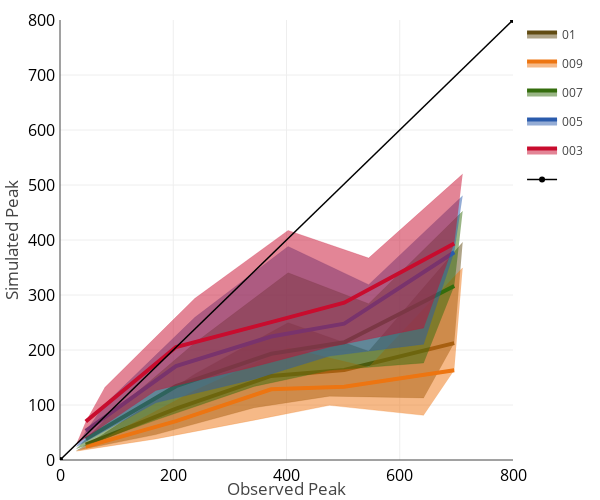

The cell this chart's notebook holds for it:
### Code cell
ObsList = []
SimList = []
Texto = []
Nombres = []
Color = []
Alpha = []

for qmax, tl,op in zip(QmaxS, TlValues, [0.75,0.75,0.75,0.75,0.75]):
    ObsList.append(Qmax)
    SimList.append(qmax)
    Texto.append(tl)
    Nombres.append(tl)
    Color.append(ColorModels[tl])
    Alpha.append(op)

div, fig = Dispersion(ObsList, SimList, np.linspace(0,750,6), Percent=[25,50,75],
    Color = Color, Texto = Texto, Nombres = Nombres,
    width=600, height=500, rangoX=[0,800], rangoY=[0,800], 
    xLabel = 'Observed Peak', yLabel = 'Simulated Peak',
    )

### Figure 1 — Plotly figure (JSON) as saved in the notebook; plotly's stock layout.template omitted (floating-point values rounded to 4 significant figures)
{"data": [{"fill": null, "legendgroup": "01", "line": {"color": "#614B12", "width": 0.2}, "mode": "lines", "name": "01", "showlegend": false, "type": "scatter", "x": [28.84, 169.2, 343.0, 476.1, 642.4], "y": [17.1, 46.25, 95.05, 116.0, 112.9]}, {"fill": "tonexty", "legendgroup": "01", "line": {"color": "#614B12", "width": 4}, "mode": "lines", "name": "01", "showlegend": true, "type": "scatter", "x": [45.48, 204.9, 373.1, 501.9, 696.2], "y": [27.8, 93.55, 152.8, 163.6, 212.6]}, {"fill": "tonexty", "legendgroup": "01", "line": {"color": "#614B12", "width": 0.2}, "mode": "lines", "name": "01", "showlegend": false, "type": "scatter", "x": [78.56, 237.8, 402.8, 545.1, 711.1], "y": [48.45, 156.1, 249.6, 197.8, 395.7]}, {"fill": null, "legendgroup": "009", "line": {"color": "#ED7511", "width": 0.2}, "mode": "lines", "name": "009", "showlegend": false, "type": "scatter", "x": [28.84, 169.2, 343.0, 476.1, 642.4], "y": [16.1, 38.35, 72.5, 99.4, 81.25]}, {"fill": "tonexty", "legendgroup": "009", "line": {"color": "#ED7511", "width": 4}, "mode": "lines", "name": "009", "showlegend": true, "type": "scatter", "x": [45.48, 204.9, 373.1, 501.9, 696.2], "y": [24.3, 70.65, 128.5, 133.3, 163.3]}, {"fill": "tonexty", "legendgroup": "009", "line": {"color": "#ED7511", "width": 0.2}, "mode": "lines", "name": "009", "showlegend": false, "type": "scatter", "x": [78.56, 237.8, 402.8, 545.1, 711.1], "y": [39.5, 126.2, 203.4, 168.4, 349.4]}, {"fill": null, "legendgroup": "007", "line": {"color": "#346D0D", "width": 0.2}, "mode": "lines", "name": "007", "showlegend": false, "type": "scatter", "x": [28.84, 169.2, 343.0, 476.1, 642.4], "y": [20.48, 72.57, 133.8, 163, 176.6]}, {"fill": "tonexty", "legendgroup": "007", "line": {"color": "#346D0D", "width": 4}, "mode": "lines", "name": "007", "showlegend": true, "type": "scatter", "x": [45.48, 204.9, 373.1, 501.9, 696.2], "y": [38.2, 134.2, 193.1, 214, 316.2]}, {"fill": "tonexty", "legendgroup": "007", "line": {"color": "#346D0D", "width": 0.2}, "mode": "lines", "name": "007", "showlegend": false, "type": "scatter", "x": [78.56, 237.8, 402.8, 545.1, 711.1], "y": [72.82, 212.5, 340.3, 284.1, 452.1]}, {"fill": null, "legendgroup": "005", "line": {"color": "#2A5BAC", "width": 0.2}, "mode": "lines", "name": "005", "showlegend": false, "type": "scatter", "x": [28.84, 169.2, 343.0, 476.1, 642.4], "y": [24.3, 104.0, 147, 188.9, 210.7]}, {"fill": "tonexty", "legendgroup": "005", "line": {"color": "#2A5BAC", "width": 4}, "mode": "lines", "name": "005", "showlegend": true, "type": "scatter", "x": [45.48, 204.9, 373.1, 501.9, 696.2], "y": [52.75, 170.8, 224.5, 247.9, 377.8]}, {"fill": "tonexty", "legendgroup": "005", "line": {"color": "#2A5BAC", "width": 0.2}, "mode": "lines", "name": "005", "showlegend": false, "type": "scatter", "x": [78.56, 237.8, 402.8, 545.1, 711.1], "y": [100.4, 259.0, 388.1, 318.8, 480.5]}, {"fill": null, "legendgroup": "003", "line": {"color": "#C80C2E", "width": 0.2}, "mode": "lines", "name": "003", "showlegend": false, "type": "scatter", "x": [28.84, 169.2, 343.0, 476.1, 642.4], "y": [29.3, 126.5, 169.7, 205.6, 240.2]}, {"fill": "tonexty", "legendgroup": "003", "line": {"color": "#C80C2E", "width": 4}, "mode": "lines", "name": "003", "showlegend": true, "type": "scatter", "x": [45.48, 204.9, 373.1, 501.9, 696.2], "y": [70.05, 205.5, 250.7, 286.1, 393.6]}, {"fill": "tonexty", "legendgroup": "003", "line": {"color": "#C80C2E", "width": 0.2}, "mode": "lines", "name": "003", "showlegend": false, "type": "scatter", "x": [78.56, 237.8, 402.8, 545.1, 711.1], "y": [131.3, 293.6, 417.4, 367.2, 519.8]}, {"line": {"color": "black", "width": 1.5}, "name": "", "type": "scatter", "x": [0, 800], "y": [0, 800]}], "layout": {"height": 500, "margin": {"b": 40, "l": 60, "pad": 4, "r": 50, "t": 20}, "width": 600, "xaxis": {"range": [0, 800], "tickfont": {"color": "black", "size": 16}, "title": {"font": {"size": 17}, "text": "Observed Peak"}, "type": "linear"}, "yaxis": {"range": [0, 800], "tickfont": {"color": "black", "size": 16}, "title": {"font": {"size": 17}, "text": "Simulated Peak"}, "type": "linear"}}}
